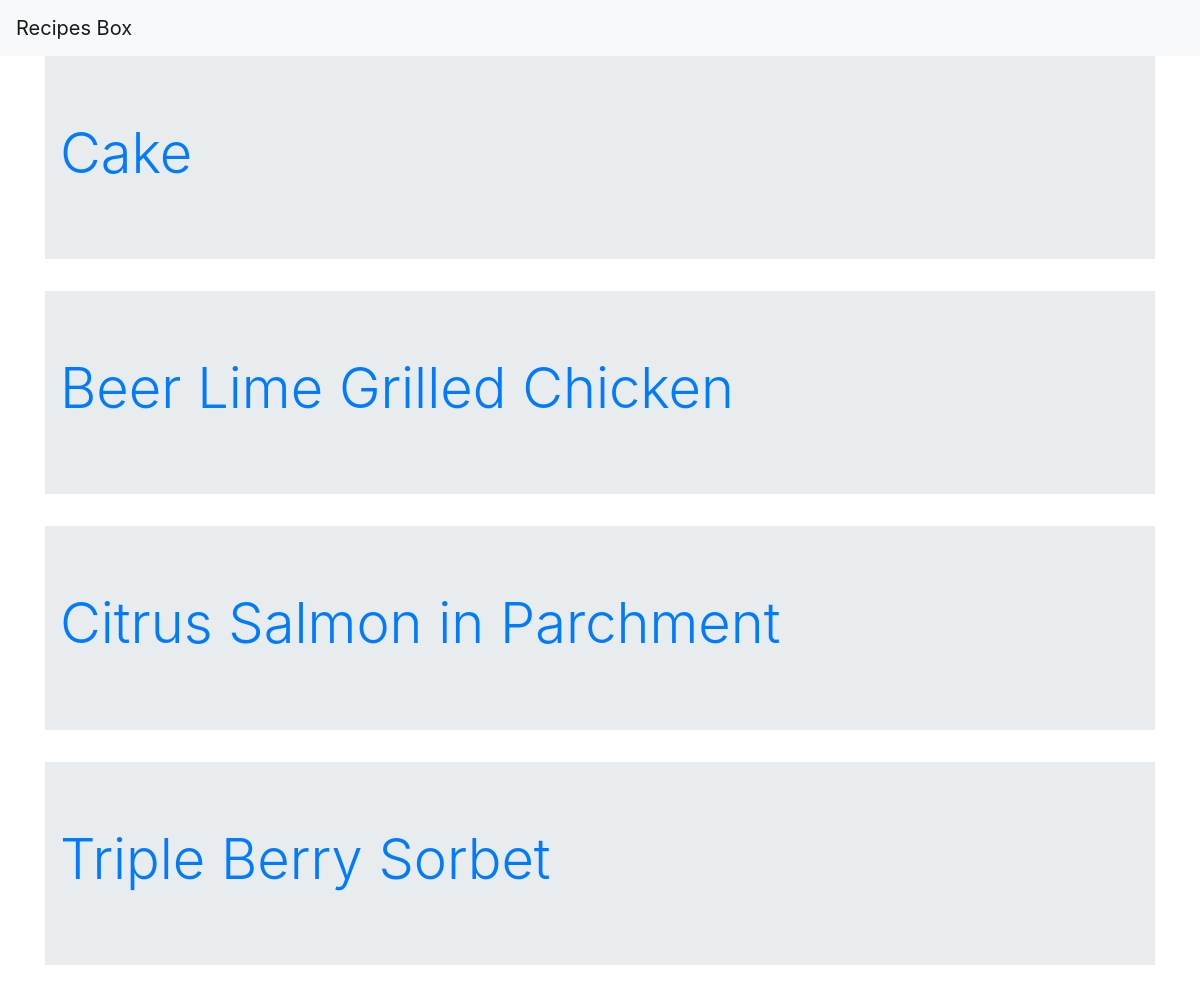
The app's page /, older data.
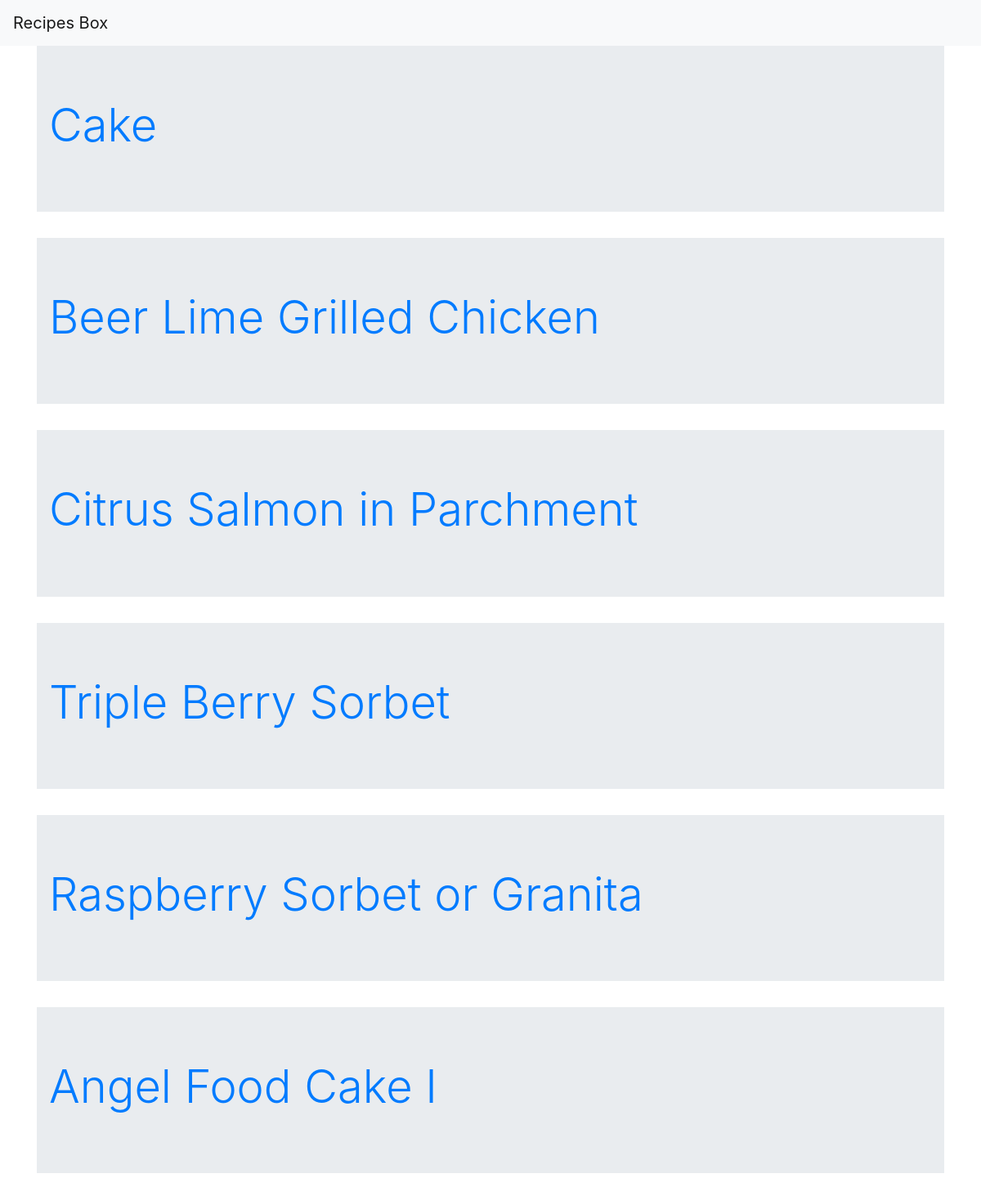
The same page, newer data.
### recipe/models.py (models this page shows, shortened)
class Recipe(models.Model):
    author = models.ForeignKey(Author, on_delete=models.CASCADE)
    title = models.CharField(max_length=50)
    description = models.TextField()
    time_required = models.CharField(max_length=30)
    instructions = models.TextField(default="Instruction coming soon.")

### recipe/views.py (the view)
# urls.py: path('', views.index, name='index'),
def index(request):
    recipes = Recipe.objects.all()
    return render(request, 'recipe/home.html', {'recipes': recipes})

### recipe/templates/recipe/home.html
{% extends 'base.html' %} {% block content %}
 {% for recipe in recipes %}
<div class="jumbotron jumbotron-fluid">
  <div class="container">
    <h1 class="display-4">
      <a href="{% url 'recipes:recipe_detail' recipe.id %}">{{recipe.title}}</a>
    </h1>
  </div>
</div>
{% endfor %} {% endblock content %}

### templates/base.html (shortened to what this page needs)
<!DOCTYPE html>
<html lang="en">
  <head>
    <link
      rel="stylesheet"
      href="https://stackpath.bootstrapcdn.com/bootstrap/4.4.1/css/bootstrap.min.css"
    />
  </head>
  <body>
    <nav class="navbar navbar-light bg-light">
      <a class="navbar-brand" href="/">Recipes Box</a>
    </nav>
    <main class="container">
      {% block content %} {% endblock %}
    </main>
  </body>
</html>

Row changes from the older to the newer data that the page shows:
added Recipe: title "Raspberry Sorbet or Granita"
added Recipe: title "Angel Food Cake I"
